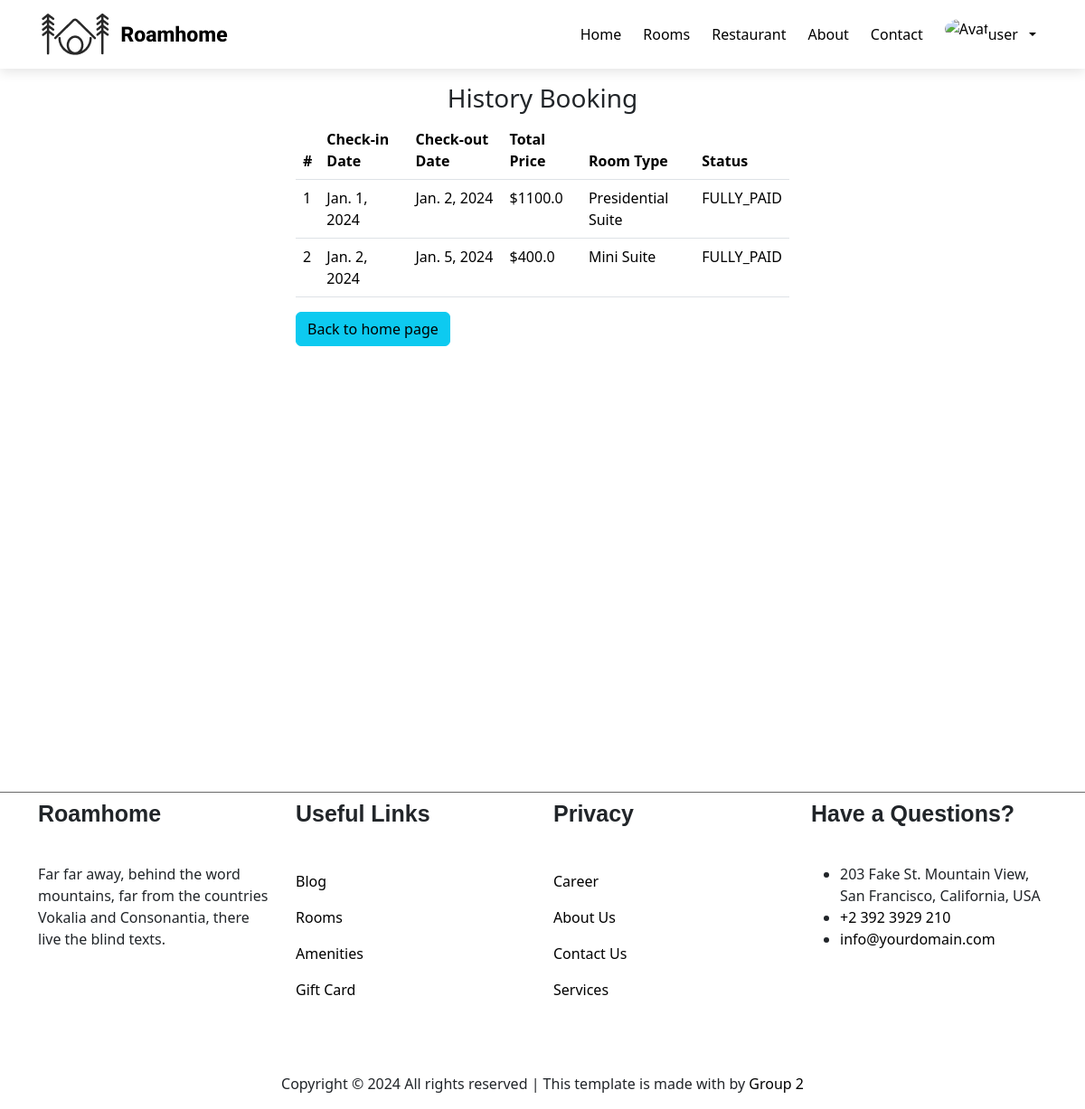
/booking/history-booking/ (signed in), run on an earlier commit of the app's database.
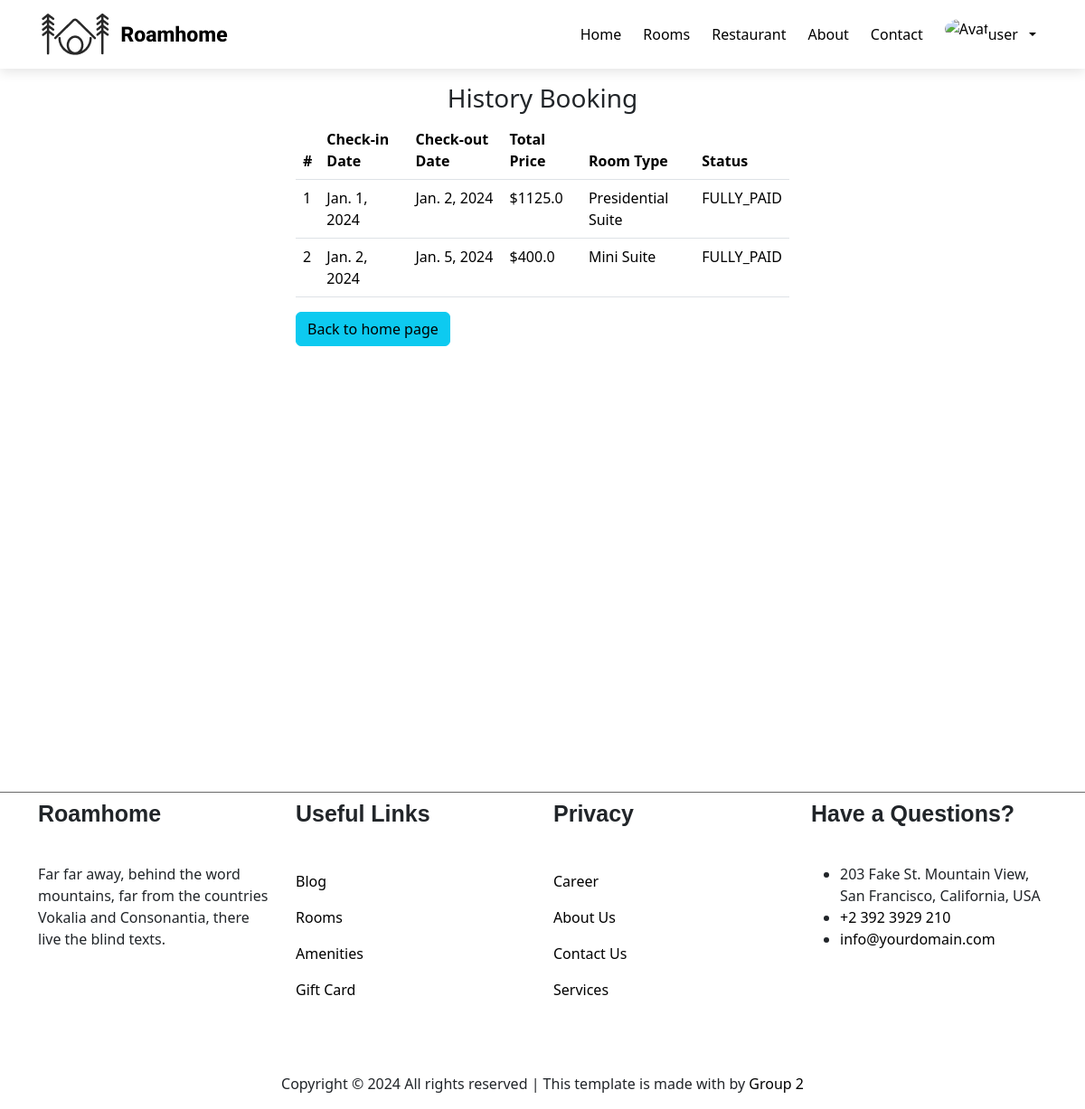
And on a later commit of the database.
### booking/models.py (models this page shows)
class Booking(models.Model):
    class Meta:
        db_table = 'booking'
    class PaymentStatus(models.TextChoices):
        UNPAID = 'UNPAID'
        PARTIALLY_PAID = 'PARITIALLY_PAID'
        FULLY_PAID = 'FULLY_PAID'
        DEPOSIT = 'DEPOSIT'
    checkin_date = models.DateField()
    checkout_date = models.DateField()
    room_type = models.CharField(max_length=50, default='Mini Suite')
    total_price = models.FloatField()
    status = models.CharField(max_length=20, choices=PaymentStatus.choices, default=PaymentStatus.UNPAID)
    customer = models.ForeignKey(Customer, on_delete=models.CASCADE)
    services = models.ManyToManyField(Service, null=True)
    rooms = models.ManyToManyField(Room, null=True)

### booking/views.py (the view)
# urls.py: path('history-booking/', booking.history_booking, name='history-booking'),
def history_booking(request):
    bookings = Booking.objects.filter(customer_id=request.user.id)
    return render(request, 'booking/history_booking.html', { 'bookings': bookings })

### booking/templates/booking/history_booking.html (shortened to what this page needs)
{% extends 'manager/base.html' %}
{% load static %}
{% load crispy_forms_tags %}
{% block css %}
    <link rel="stylesheet" href="{% static 'user/css/profile.css' %}">
{% endblock %}
{% block content %}
<main class="container">
    <div class="row d-flex flex-column align-items-center gap-5 justify-content-center">
        <div class="col-6">
            <h3 class="text-center mt-3">History Booking</h3>
            <table class="table">
                <thead>
                    <tr>
                        <th scope="col">#</th>
                        <th scope="col">Check-in Date</th>
                        <th scope="col">Check-out Date</th>
                        <th scope="col">Total Price</th>
                        <th scope="col">Room Type</th>
                        <th scope="col">Status</th>
                    </tr>
                </thead>
                <tbody>
                    {% for booking in bookings %}
                        <tr>
                            <td scope="col">{{ booking.id }}</td>
                            <td scope="col">{{ booking.checkin_date }}</td>
                            <td scope="col">{{ booking.checkout_date }}</td>
                            <td scope="col">${{ booking.total_price }}</td>
                            <td scope="col">{{ booking.room_type }}</td>
                            <td scope="col">{{ booking.status }}</td>
                        </tr>
                    {% endfor %}
                </tbody>
            </table>
            <div>
                <a href="/" class="btn btn-info">Back to home page</a>
            </div>
        </div>
    </div>
</main>
{% endblock %}

What changed in the data, as far as the page shows it:
changed Booking "Jan. 1, 2024": total_price "1100.0" → "1125.0"
